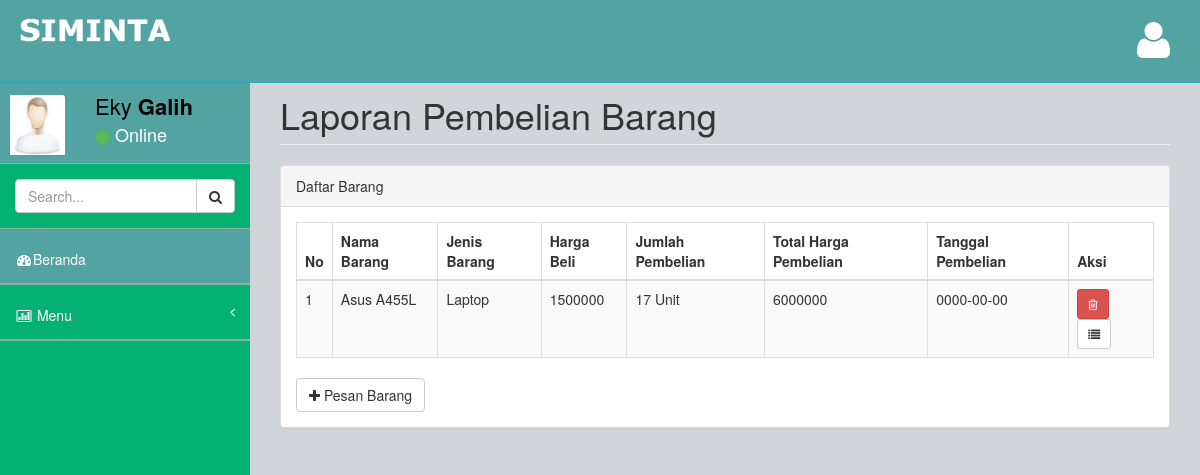
Page /Pembelian_barang.php on the committed database.
### tables this page shows
CREATE TABLE `pembelian` (
  `id_pemb` int(11) NOT NULL,
  `jenis_barang` varchar(45) DEFAULT NULL,
  `harga_beli` int(11) DEFAULT NULL,
  `stok` varchar(45) DEFAULT NULL,
  `harga_jual` int(11) NOT NULL,
  `total` varchar(45) DEFAULT NULL,
  `nama_barang` varchar(45) DEFAULT NULL,
  `tgl_pembelian` date DEFAULT NULL,
  `barang_id` int(11) NOT NULL
);

CREATE TABLE `barang` (
  `id` int(11) NOT NULL,
  `nama_barang` varchar(45) NOT NULL,
  `hardisk` varchar(45) NOT NULL,
  `memory` varchar(45) NOT NULL,
  `processor` varchar(45) NOT NULL,
  `warna` varchar(45) NOT NULL,
  `kelengkapan` varchar(100) NOT NULL,
  `stok` varchar(45) DEFAULT NULL,
  `harga_jual` int(11) NOT NULL,
  `suplier_id` int(11) NOT NULL
);

### Pembelian_barang.php (the view, shortened to what this page needs)
<!DOCTYPE html>
<html>
<head>
	<?php include "css.php" ?>
</head>
<body>
	<div id="wrapper">
		<?php include "navbar.php" ?>
		<?php include "sidebar.php" ?>
		<div id="page-wrapper">
			<div class="row">
				<div class="col-lg-12">
					<h1 class="page-header">Laporan Pembelian Barang</h1>
				</div>
			</div>
			<div class="row">
				<div class="col-lg-12">
					<div class="panel panel-default">
						<div class="panel-heading">
							Daftar Barang
						</div>
						<div class="panel-body">
							<div class="table-responsive">
								<table class="table table-striped table-bordered table-hover" id="dataTables-example">
									<thead>
										<tr>
											<th>No</th>
											<th>Nama Barang</th>
											<th>Jenis Barang</th>
											<th>Harga Beli</th>
											<th>Jumlah Pembelian</th>
											<th>Total Harga Pembelian</th>
											<th>Tanggal Pembelian</th>
											<th>Aksi</th>
										</tr>
									</thead>
									<tbody>
										<?php
										include "koneksi.php";
										$sql = "SELECT pembelian.*, barang.* FROM pembelian, barang WHERE pembelian.barang_id=barang.id";
										$rows = $con->query($sql);
										if ($rows == FALSE) {
											trigger_error("Syntax Mysql Error: " . $sql . "Error: " . $con->error, E_USER_ERROR);
										}else{
											$no=1;
											while ($r = $rows->fetch_array()) {
												?>
												<tr>
													<td><?php echo $no ?></td>
													<td><?php echo $r['nama_barang'] ?></td>
													<td><?php echo $r['jenis_barang'] ?></td>
													<td><?php echo $r['harga_beli'] ?></td>
													<td><?php echo $r['stok'] ?> Unit</td>
													<td><?php echo $r['total'] ?></td>
													<td><?php echo $r['tgl_pembelian'] ?></td>
													<td>
														<a class="btn btn-danger btn-sm" type="button" href="hapus_barang.php?id=<?php echo $r['id_pemb'] ?>">
															<i class="fa fa-trash-o"></i>
														</a>
														<a class="btn btn-default btn-sm" type="button" href="cetak_nota_pembelian.php?id=<?php echo $r['id'] ?>">
															<i class="fa fa-list"></i>
														</a>
													</td>
												</tr>
												<?php
												$no++;
											}
										}
										?>
									</tbody>
								</table>
								<a href="Tambah_Barang.php" type="button" class="btn btn-default">
								<i class="fa fa-plus"></i> Pesan Barang
								</a>
							</div>
						</div>
					</div>
				</div>
			</div>
		</div>
	</div>
</body>
</html>

### assets/css/style.css (style rules this page uses)
body { background-color: #f8f8f8; }
#wrapper { width: 100%; margin-top: 55px!important; background-color:#04B173; }
#page-wrapper { padding: 0 15px; min-height: 568px; background-color:rgb(209, 212, 216); }

### assets/css/main-style.css (style rules this page uses)
@media (min-width:768px) { #page-wrapper { position: inherit; margin: 0 0 0 250px; padding: 0 30px; min-height: 1000px; } }

### rows in the picture
pembelian: barang.nama_barang "Asus A455L", jenis_barang "Laptop", harga_beli "1500000", barang.stok "17", total "6000000", tgl_pembelian "0000-00-00"
